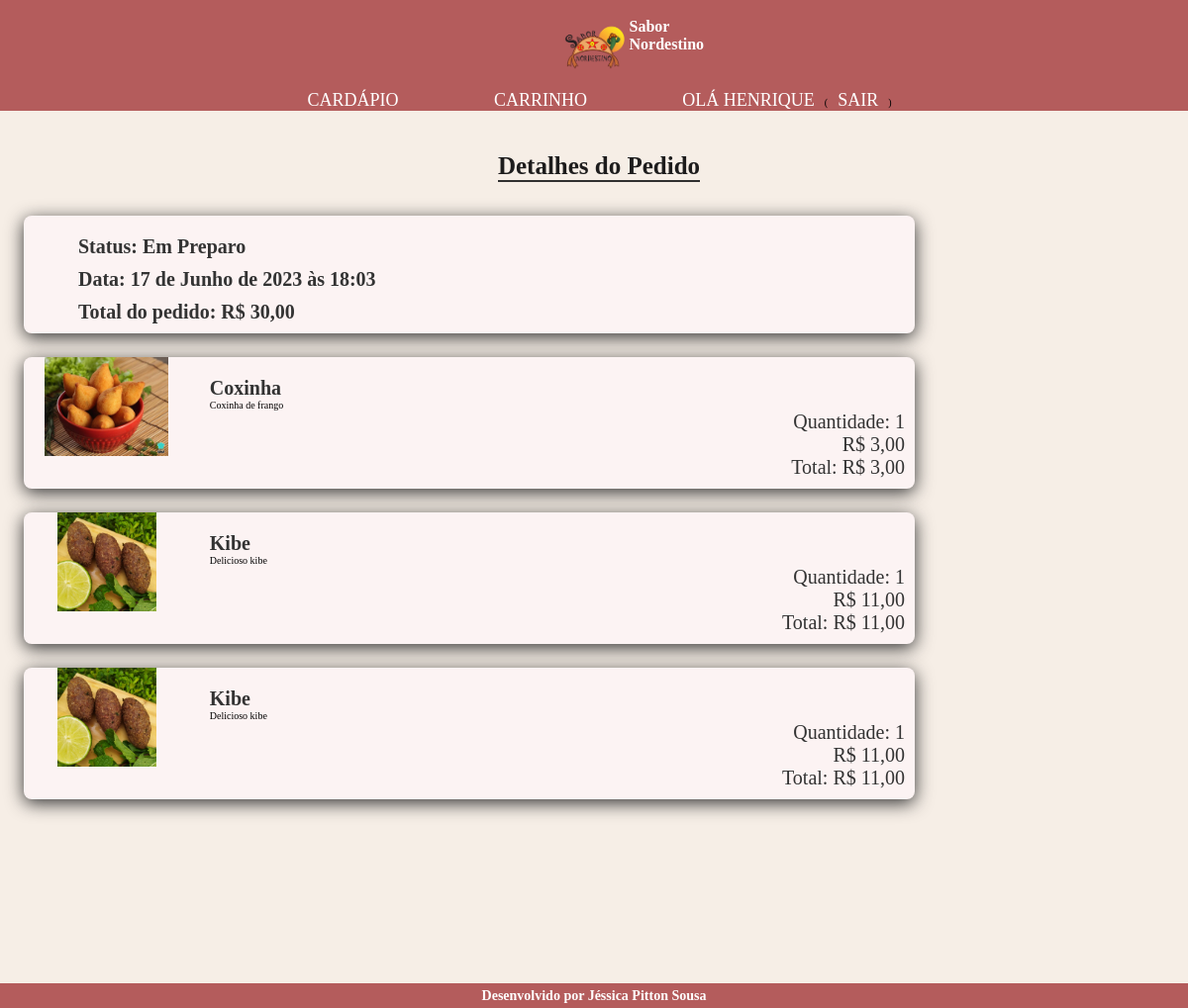
The app's page /pedido/9 (signed in) with its own data.
### cliente/models.py (models this page shows, shortened)
class Cliente(models.Model):
    user = models.OneToOneField(User, on_delete=models.CASCADE, null=True)
    nome = models.CharField(max_length=200)
    cpf = models.CharField(max_length=15)
    email = models.CharField(max_length=200)
    celular = models.CharField(max_length=200, null=True)
    criacao = models.DateTimeField("data de criacão", default=timezone.now)
    alteracao = models.DateTimeField("data de alteração", default=timezone.now)

### pedido/models.py (models this page shows, shortened)
class Pedido(models.Model):
    cliente = models.ForeignKey(Cliente, on_delete=models.CASCADE)
    criacao = models.DateTimeField("data de criacão", default=timezone.now)
    alteracao = models.DateTimeField("data de alteração", default=timezone.now)
    total = models.DecimalField(max_digits=10, decimal_places=2, default=0.00)
    status = models.CharField(max_length=50, choices=[(s.name, s.value) for s in StatusPedido], default=StatusPedido.PENDENTE.name)
    observacao = models.TextField(null=True, blank=True)

class ItemPedido(models.Model):
    produto = models.ForeignKey(Produto, on_delete=models.CASCADE, null=True)
    quantidade = models.IntegerField(default=1)
    valor = models.DecimalField(max_digits=10, decimal_places=2, default=0.00)
    total = models.DecimalField(max_digits=10, decimal_places=2, default=0.00)
    pedido = models.ForeignKey(Pedido, on_delete=models.CASCADE, related_name="itens", null=True)

### produto/models.py (models this page shows, shortened)
class Produto(models.Model):
    nome = models.CharField(max_length=200)
    codigo = models.IntegerField()
    quantidade = models.IntegerField()
    descricao = models.TextField(null=True)
    preco = models.DecimalField(max_digits=8, decimal_places=2)
    criacao = models.DateTimeField("data de criacão", default=timezone.now)
    alteracao = models.DateTimeField("data de alteração", default=timezone.now)

class ImagemProduto(models.Model):
    imagem = models.ImageField(upload_to='produto/static/imagens_produto/')
    produto = models.ForeignKey(Produto, on_delete=models.CASCADE, related_name='imagens', null=True)

### pedido/views.py (the view)
# urls.py: path('<int:pedido_id>', views.mostrar_pedido, name='mostrar_pedido'),
@login_required
def mostrar_pedido(request, pedido_id):
    pedido = Pedido.objects.get(id=pedido_id)
    context = {
            'pedido': pedido,
            'status': getattr(StatusPedido, pedido.status).value,
            'username': request.user.cliente.nome
        }
    return render(request, 'pedido/pedido.html', context)

### pedido/templates/pedido/pedido.html (shortened to what this page needs)
<!DOCTYPE html>
<html lang="en">
<head>
    <link href='https://unpkg.com/boxicons@2.1.4/css/boxicons.min.css' rel='stylesheet'>
    {% load static %}
    <link rel="stylesheet" href="{% static 'usuario/css/style.css' %}">
</head>
<body>
    <header class="content">
        <div class="Logo">
            <img src="{% static 'img/logo.png' %}" alt="logo">
            <h3>Sabor Nordestino</h3>
        </div>
        <div class="caixa"></div>
        <nav>
            <ul class = "list-menu">
                <li><a href="/produto">Cardápio</a></li>
                <li><a href="/pedido/carrinho">Carrinho</a></li>
                {% if username is None %}
                <li><a href="/usuario/login">Login</a></li>
                {% else %}
                <li><a href="/pedidos">Olá {{username}}</a>(<a href="/usuario/logout">Sair</a>)</li>
                {% endif %}
            </ul>
        </nav>
    </header>
    <div class="carrinho">
        <div class="cabecalho-carrinho">
            <botton>
            </botton>
            <h3>Detalhes do Pedido</h3>
        </div>
        <ul>
            <li class="carrinho-item">
                <div class="info">
                    <h4>Status: {{ status }}</h4>
                    <h4>Data: <span>{{ pedido.criacao }}</h4>
                    <h4>Total do pedido: <span>R$ {{ pedido.total }}</h4>
                </div>
            </li>
            {% for item in pedido.itens.all %}
            <li class="carrinho-item">
                <div class="imagem">
                    <img src="/produto/{{ item.produto.imagens.first.imagem }}" alt="{{ item.produto.nome }}">
                </div>
                <div class="info">
                    <h4>{{ item.produto.nome }}</h4>
                    <p>{{ item.produto.descricao }}</p>
                    <div class="preco">
                        <span>Quantidade: {{ item.quantidade }}</span>
                        <p>R$ {{ item.produto.preco }}</p>
                        <p>Total: R$ {{ item.total }}</p>
                    </div>
                </div>
            </li>
            {% endfor %}
        </ul>
    <footer>
        <h4>Desenvolvido por Jéssica Pitton Sousa</h4>
    </footer>
</body>
</html>

### usuario/static/usuario/css/style.css (style rules this page uses)
* { margin:0; padding:0; box-sizing: border-box; list-style: none; outline: none; border: none; text-decoration: none; }
html { width: 100vw; height: 100vh; font-size: 62.5%; overflow-x: hidden; scroll-behavior: smooth; background-color: #1f1e1f; justify-content: center; }
.content { width: 100vw; height: 70px; display: flex; justify-content:space-around ; align-items: center; background-color: rgb(180, 92, 92); position: fixed; padding-left: 30rem; z-index: 10; }
.Logo { width: 70px; height: auto; cursor: pointer; display: flex; align-items: center; }
.Logo h3 { color: white; font-size: 1.6rem ; }
.Logo img { width: 100%; height: 100%; }
.content .list-menu { width: 600px; display: flex; align-items: center; justify-content: space-between; }
.content .list-menu li a { padding-top: 3rem; padding-bottom: 2rem; padding-right: 1rem; padding-left: 1rem; color: white; font-size: 1.8rem; text-transform: uppercase; font-weight: 500; transition: all 200ms ease-in; }
.caixa { width: 20px; height: 50px; display: flex; }
footer { height: 25px; background-color:rgb(180, 92, 92); color: white; font-size: 1.4rem; display: flex; align-items: center; justify-content: center; }
.carrinho { width: 100%; background-color: rgb(246, 238, 230); position: absolute; margin-top: 70px; }
.carrinho ul { min-height: 97vh; }
.carrinho .cabecalho-carrinho { display: flex; justify-content: center; }
.carrinho .cabecalho-carrinho h3 { font-size: 3rem; align-items: center; margin-top: 5%; color: rgb(29, 28, 28); border-bottom: 2px solid rgb(48,48,48); justify-content: center; display:grid; position: relative; }
.carrinho .carrinho-item { position: relative; display: flex; width: 75%; margin: 2%; background: #fcf3f3; border-radius: 8px; box-shadow: 0 4px 18px #333333; justify-content: center; }
.carrinho .carrinho-item .imagem { width: 200px; height:100px ; display: flex; justify-content: center; }
.carrinho .carrinho-item img { width: 150px; object-fit: contain; margin-right: 1rem; justify-content: center; }
.carrinho .carrinho-item .info { width: 90%; padding: 10px; justify-content: center; }
.carrinho .carrinho-item h4 { color: #333333; font-size:2rem; text-align: left; padding-top: 10px; }
.carrinho .carrinho-item .preco { color: #333333; font-size: 2rem; text-align: right; }
@media (max-width: 1200px) { .content { flex-direction: column; justify-content: center; align-items: center; height: 11%; padding-left:1px ; padding-top: 1px; } }
@media (max-width: 1200px) { .carrinho .cabecalho-carrinho h3 { font-size: 2.5rem; align-items: center; margin-top: 7%; color: rgb(29, 28, 28); border-bottom: 2px solid rgb(48,48,48); justify-content: center; display:grid; position: relative; } }

### records on screen
Cliente: nome "HENRIQUE"
Pedido: criacao "17 de Junho de 2023 às 18:03", total "30,00"
ItemPedido: produto.imagens.first.imagem (picture), produto.nome "Coxinha", produto.descricao "Coxinha de frango", quantidade "1", produto.preco "3,00", total "3,00"
ItemPedido: produto.imagens.first.imagem (picture), produto.nome "Kibe", produto.descricao "Delicioso kibe", quantidade "1", produto.preco "11,00", total "11,00"
ItemPedido: produto.imagens.first.imagem (picture), produto.nome "Kibe", produto.descricao "Delicioso kibe", quantidade "1", produto.preco "11,00", total "11,00"

### other values on screen
{{ status }} "Em Preparo"
